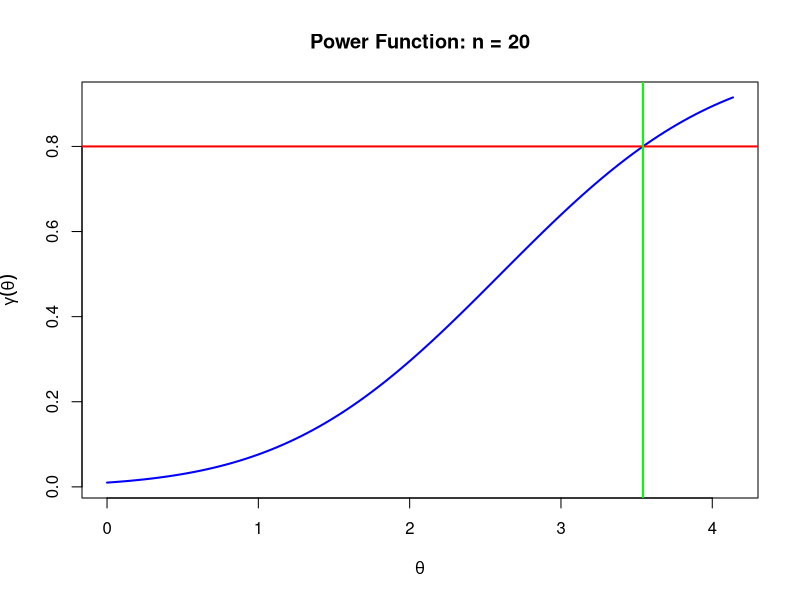
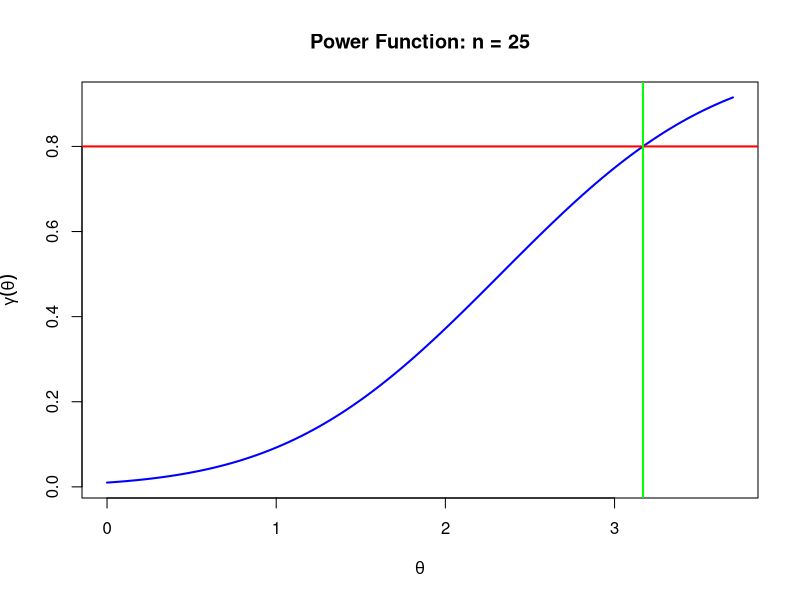
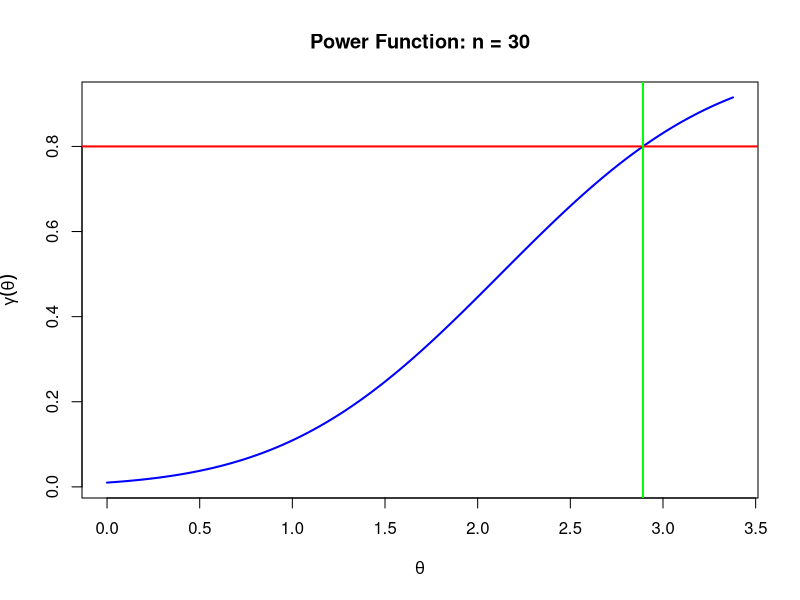
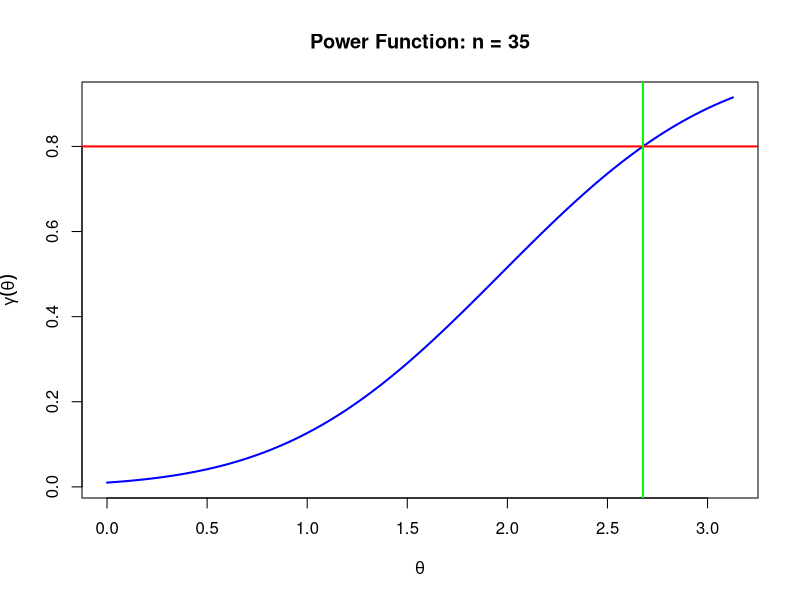
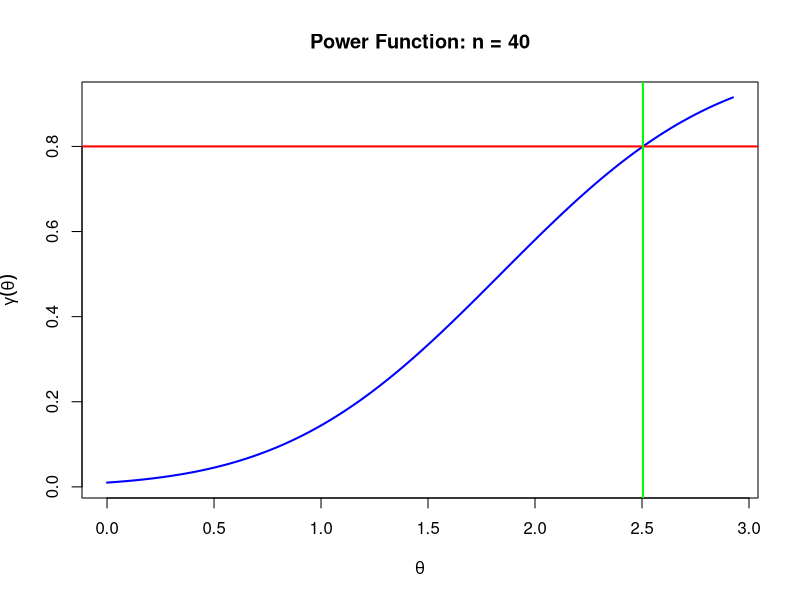
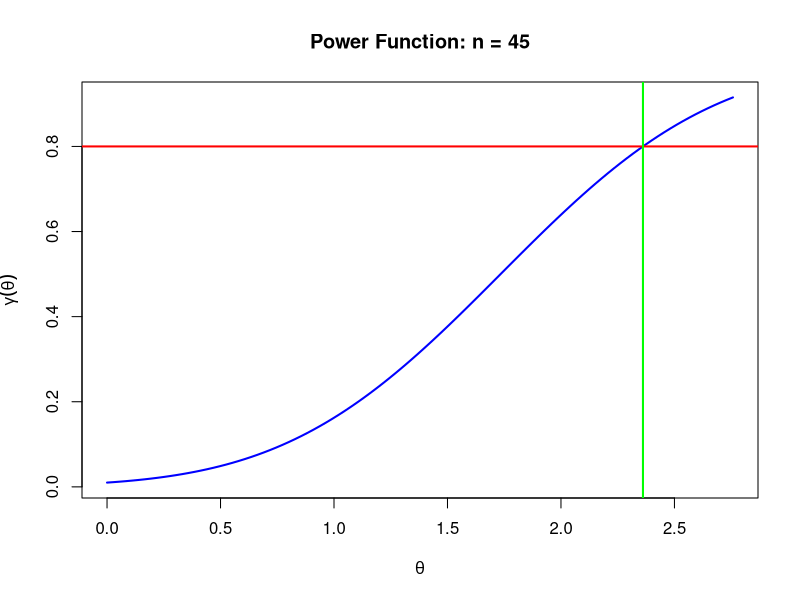
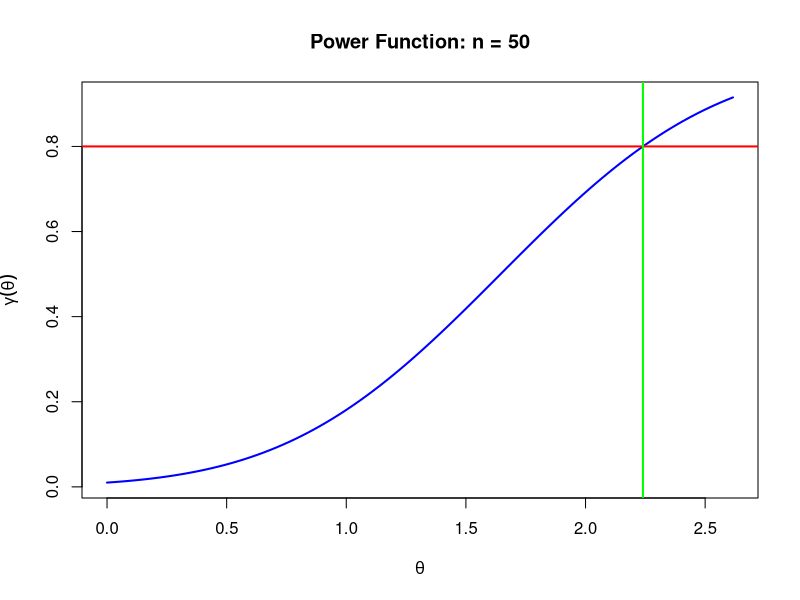

These charts were generated, in order, by the following R code:
#' ---
#' title: Plot hypothetical power curves
#' author: Halle R. Dimsdale-Zucker
#' output:
#'  html_document:
#'    toc: true
#'    toc_depth: 5
#'    toc_float:
#'      collapsed: false
#'      smooth_scroll: false
#'    number_sections: true
#'    theme: spacelab
#' ---

#' # Load packages
library(pwr)

#' # Power analysis plotting
# code from: http://www.math.hawaii.edu/~grw/Classes/2013-2014/2014Spring/Math472_1/Power_Curve.html

#' ## Define function
# Power Analysis For
# A Large Sample Hypothesis Test
# Where The Test Statistic Has
# An Approximately Normal Distribution.

## We will perform a right-tailed hypothesis test.
##
## Significance level = alpha, 
## Sample size = n,
## Standard deviation = sigma.
##
## H0 : theta = theta0
## Ha : theta > theta0
## TS : hat{theta} = (sigma/sqrt(n))*Z + theta
## RR : ( theta0 + (sigma/sqrt(n))*z.alpha , infinity )

plot_power <- function(sigma_val, n_val, theta0_val, pow_val, alpha_val){
  beta <- 1 - pow_val   # The desired maximum Type II error probability.
  z.alpha <- qnorm(1-alpha_val)  # P( Z > z.alpha ) = alpha
  z.beta <- qnorm(1-beta)    # P( Z > z.beta ) = beta
  
  ## Plot The Power Function, gamma(theta), theta >= theta0
  
  ### Here is where we use that the Test Statistic
  ### hat{theta} is normal. Because of this, the
  ### power function gamma(theta) is a piece a normal
  ### Cumulative Distribution Function (CDF).
  ###
  ### If we assume that theta (not theta0) is the true mean of
  ### hat{theta}, then 
  ### 
  ### gamma(theta)
  ### = P( hat{theta} > theta0 + (sigma/sqrt(n))*z.alpha )
  ### = P( Z < sqrt(n)*(theta - theta0)/sigma - z.alpha )
  ### = Phi( sqrt(n)*(theta - theta0)/sigma - z.alpha ),
  ### 
  ### where Phi(z) = P( Z < z ) is the CDF for the standard
  ### normal random variable, Z.
  
  ### In R, the function pnorm(x) is the CDF of Z.
  ### The R function "curve(...)" will plot an expression
  ### of the variable "x" and that is why the formula uses
  ### "x" instead of "theta."
  
  ### This command plots the power function
  curve(pnorm(sqrt(n_val)*(x - theta0_val)/sigma_val - z.alpha), 
        from=theta0_val,                   # Left endpoint of the domain
        to=theta0_val+3.7*sigma_val/sqrt(n_val),   # Right endopint of the domain
        col="blue",                    # Try different colors
        main=sprintf("Power Function: n = %d", n_val),         # The Main Title
        xlab=expression(theta),        # Label the horizontal axis
        ylab=expression(gamma(theta)), # Label the vertical axis
        lwd=2,                         # Line width.
        add=NA)                      # TRUE or NA. NA erases old plots.
  
  ### This command adds a horizontal line to the graph.
  ### The line shows where the power equals the minimum
  ### desired value (one of the parameter at the top of
  ### the page).
  
  abline(h=pow_val,       # Plot a horizontal line
         col="red",   # Choose the color
         lwd=2)       # Choose the line width.
  
  ### This command adds a vertical line to the graph.
  ### The line shows the theta value where the graph
  ### of the power function first meets the minimum
  ### desired power. Any value of theta to the right
  ### of this line is detectible with a power greater
  ### than the minimum desired power.
  
  abline(v=theta0_val+(z.alpha+z.beta)*sigma_val/sqrt(n_val),  # Plot a vertical line
         col="green",                              # Choose the color
         lwd=2)                                    # Choose the line width
}

#' # Set various parameters and see how power changes
possible_n <- seq(from = 20, to = 50, by = 5)
# Cohen suggests 0.1 = small, 0.3 = medium, 0.5 = large effect sizes
possible_corvals <- c(0.1, 0.3, 0.5)

#' ## Use plot_power function (is this really meant for correlations?)
for(inum in 1:length(possible_n)){
  sigma <- 5        # The standard deviation.
  n <- possible_n[inum]           # The sample size.
  theta0 <- 0       # The value of theta0 in H0.
  pow <- 0.80       # The minimum desired power.
  alpha <- 0.01     # The significance level. Try 0.01, 0.05, 0.10
  
  plot_power(sigma, n, theta0, pow, alpha)
}

#' ## powerCurve 
# https://www.rdocumentation.org/packages/simr/versions/1.0.4/topics/powerCurve
# unclear which option for `test` is best suited for correlations

#' ## pwr Package
for(irval in 1:length(possible_corvals)){
  power_calc <- pwr::pwr.r.test(n = NULL, r = possible_corvals[irval], sig.level = 0.05, power = 0.8)
  print(power_calc)
}
